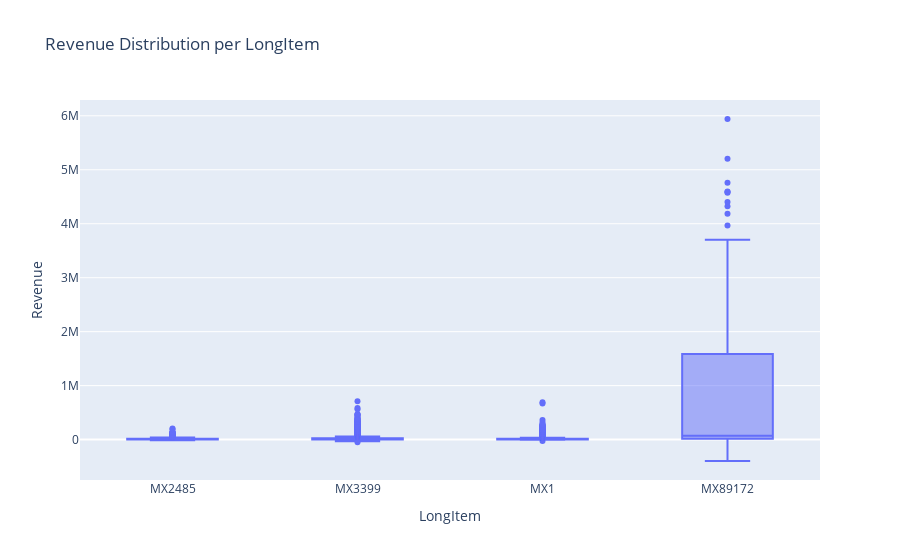

Write notebook code for a chart like this one.
### Markdown cell above
## Revenue Distribution

### Code cell
fig = px.box(df, x='LongItem', y='Revenue', title='Revenue Distribution per LongItem')
fig.show()

### Figure 1 — Plotly figure (JSON) as saved in the notebook; plotly's stock layout.template omitted (floating-point values rounded to 4 significant figures; data arrays with more than 128 entries replaced by an {"elided": "..."} marker saying what was removed)
{"data": [{"alignmentgroup": "True", "hovertemplate": "LongItem=%{x}<br>Revenue=%{y}<extra></extra>", "legendgroup": "", "marker": {"color": "#636efa"}, "name": "", "notched": false, "offsetgroup": "", "orientation": "v", "showlegend": false, "type": "box", "x": {"elided": "5972 str values"}, "x0": " ", "xaxis": "x", "y": {"elided": "5972 float values"}, "y0": " ", "yaxis": "y"}], "layout": {"boxmode": "group", "legend": {"tracegroupgap": 0}, "title": {"text": "Revenue Distribution per LongItem"}, "xaxis": {"anchor": "y", "domain": [0, 1], "title": {"text": "LongItem"}}, "yaxis": {"anchor": "x", "domain": [0, 1], "title": {"text": "Revenue"}}}}
